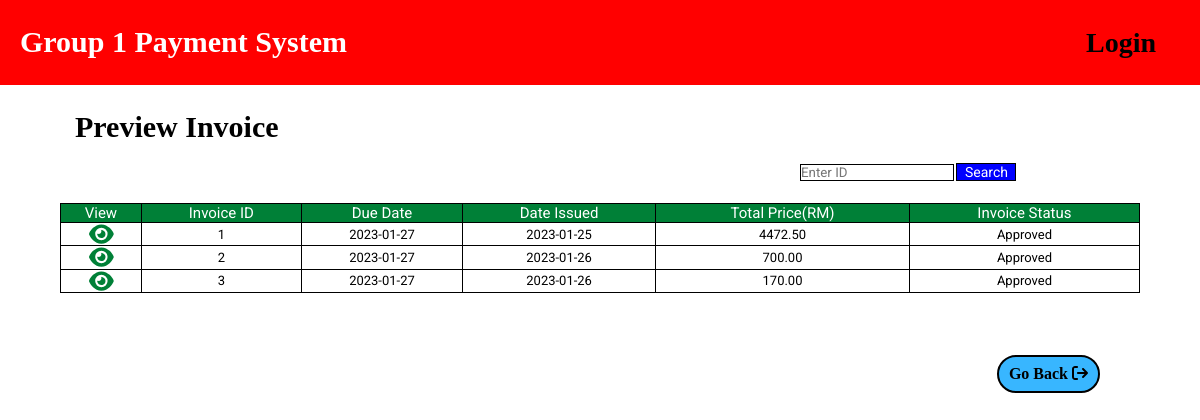
The page /vendorManager_previewInvoice.php on the database its author committed.
### tables this page shows
CREATE TABLE `invoice` (
  `invoiceID` int(10) NOT NULL,
  `dueDate` date NOT NULL,
  `issueDate` date DEFAULT NULL,
  `totalPrice` double(10,2) DEFAULT NULL,
  `invoiceStatus` enum('Approved','Pending','Expired') DEFAULT NULL,
  `vendorID` int(10) NOT NULL,
  `vmanagerID` int(10) DEFAULT NULL,
  `paymentID` int(10) DEFAULT NULL,
  `payStatus` enum('Paid','Pending') NOT NULL,
  `companyID` int(10) NOT NULL,
  `companyName` varchar(100) DEFAULT NULL
);

### vendorManager_previewInvoice.php (the view, shortened to what this page needs)
<!DOCTYPE html>
<html lang="en">
<head>
<link rel="stylesheet" href="css/style.css">
</head>
<body>
	<header>
	<?php
		include "navigation.php";
	?>
	</header>
	<div style ="margin-top:110px; margin-left:65px;"><h1>Preview Invoice</h1></div>
		<div>
		<form method="POST">
		<input type="text" name="valuesearch" placeholder="Enter ID" class ="" style="margin-left:800px; margin-top:20px;">
		<input type="submit" name="btnsearch" value="search" class ="btnsearch">
		</form>
		</div>
        <br><br>
		<div>
			<div>
            <center>
				<table style = "width : 90%">
					<thead>
						<tr>
                        <th>View</th>
                        <th>Invoice ID</th>
                        <th>Due Date</th>
                        <th>Date Issued</th>
                        <th>Total Price(RM)</th>
                        <th>Invoice Status</th>
						</tr>
					</thead>
			<?php
			include 'connection.php';
			if(isset($_POST['btnsearch']))
			{
				$valuesearch = $_POST['valuesearch'];
				$result = mysqli_query($connect, "SELECT * FROM `invoice` WHERE `invoiceID` LIKE'%$valuesearch%'");
			}
			else
			{
				$result = mysqli_query($connect, "SELECT * FROM invoice");
			}
			while($row = mysqli_fetch_assoc($result))
			{
			?>
					<tbody>
						<tr>
                        <td><a href="vendorManager_invoiceDetail.php?preview&invoiceID=<?php echo $row["invoiceID"];?>"><i class="fa fa-eye"></i></a></td>
							<td><?php echo $row["invoiceID"];?></td>
							<td><?php echo $row["dueDate"];?></td>
							<td><?php echo $row["issueDate"];?></td>
							<td><?php echo $row["totalPrice"];?></td>
							<td><?php echo $row["invoiceStatus"];?></td>
						</tr>
					</tbody>
			<?php
			}
			?>
				</table>
                </center>
			</div>
		</div>
    <br><br>
    <button type="button" style ="background-color: #38b6ff; float:right; margin-right:100px;" onclick="window.location.href='vendorManager_home.php';">Go Back <i class="fa-solid fa-arrow-right-from-bracket"></i></button>
</body>
</html>

### style.css (style rules this page uses)
:root { --blue:#ff0000; --black:#354046; --white:##ffffff; }
* { font-family: 'Roboto', sans-serif; margin:0;padding:0; box-sizing: border-box; border: none!important; outline: none !important; text-decoration: none!important; text-transform: capitalize; font-weight: 400; transition: all .2s linear; }
html { font-size: 62.5%; overflow-x: hidden; scroll-behavior: smooth!important; }
body { overflow-x: hidden; }
header { width:100%; position: fixed; top:0; left:0; padding:2rem 1rem; z-index:1000; background-color: #ff0000; opacity: 100%; }

### vendorManager_previewInvoice.php (style rules this page uses)
h1 { font-weight:bold; font-family: Agency FB; font-size: 30px; display:inline; margin: auto; width: 60%; padding: 10px; }
.fa-eye { color:#008037; font-size:22px; align:center; position:relative; }
table, th, td { border:1px solid black!important; border-collapse: collapse; text-align:center; }
tr:nth-child(odd) { background-color: #D6EEEE; }
th { font-size:15px; background-color:#008037; color:white; }
td { font-size:13px; text-align:center; background-color:white; }
button { font-family: Agency FB; border: 2px solid black!important; border-width: 5px; outline-color: black; padding: 8px 10px; text-align: center; text-decoration: none; display: inline-block; margin: 40px 80px; cursor: pointer; font-weight: bold; border-radius:20px; font-size:16px; background:#90EE90; }
input { border:1px solid black!important; }
.btnsearch { background-color:#0000FF; color:white; font-size:14px; cursor:pointer; width:6rem ; }

### rows shown on the page
invoice: invoiceID "1", dueDate "2023-01-27", issueDate "2023-01-25", totalPrice "4472.50", invoiceStatus "Approved"
invoice: invoiceID "2", dueDate "2023-01-27", issueDate "2023-01-26", totalPrice "700.00", invoiceStatus "Approved"
invoice: invoiceID "3", dueDate "2023-01-27", issueDate "2023-01-26", totalPrice "170.00", invoiceStatus "Approved"
